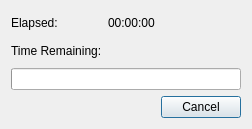
<ui version="4.0" >
 <class>workingDialog</class>
 <widget class="QDialog" name="workingDialog" >
  <property name="geometry" >
   <rect>
    <x>0</x>
    <y>0</y>
    <width>252</width>
    <height>129</height>
   </rect>
  </property>
  <property name="windowTitle" >
   <string>Processing</string>
  </property>
  <layout class="QGridLayout" name="gridLayout">
   <item row="0" column="0">
    <widget class="QLabel" name="label_2">
     <property name="text">
      <string>Elapsed:</string>
     </property>
    </widget>
   </item>
   <item row="0" column="1">
    <widget class="QLabel" name="labelElapsed">
     <property name="sizePolicy">
      <sizepolicy hsizetype="Expanding" vsizetype="Preferred">
       <horstretch>0</horstretch>
       <verstretch>0</verstretch>
      </sizepolicy>
     </property>
     <property name="text">
      <string>00:00:00</string>
     </property>
    </widget>
   </item>
   <item row="1" column="0">
    <widget class="QLabel" name="label_1">
     <property name="text">
      <string>Time Remaining:</string>
     </property>
    </widget>
   </item>
   <item row="1" column="1">
    <widget class="QLabel" name="labelTimeLeft">
     <property name="sizePolicy">
      <sizepolicy hsizetype="Expanding" vsizetype="Preferred">
       <horstretch>0</horstretch>
       <verstretch>0</verstretch>
      </sizepolicy>
     </property>
     <property name="text">
      <string/>
     </property>
    </widget>
   </item>
   <item row="2" column="0" colspan="2">
    <widget class="QProgressBar" name="progressBar" >
     <property name="orientation" >
      <enum>Qt::Horizontal</enum>
     </property>
    </widget>
   </item>
   <item row="3" column="0" colspan="2">
    <widget class="QDialogButtonBox" name="buttonBox">
     <property name="standardButtons">
      <set>QDialogButtonBox::Cancel</set>
     </property>
    </widget>
   </item>
  </layout>
 </widget>
 <resources/>
 <connections/>
</ui>
